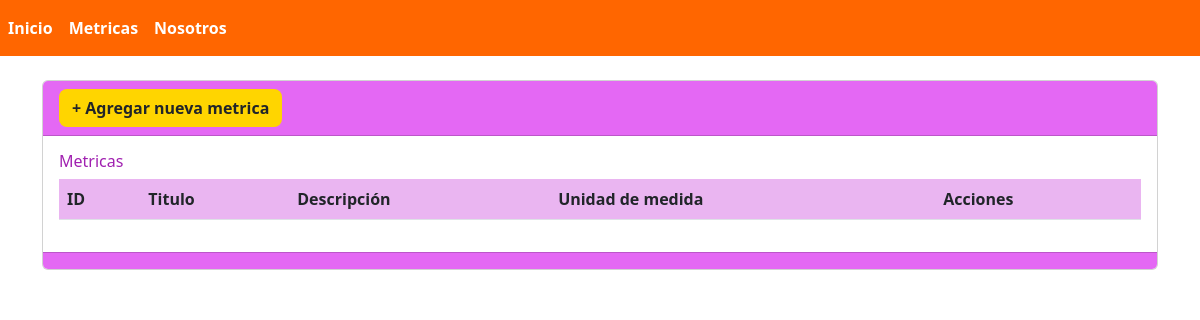
/metricas, run on an earlier commit of the app's database.
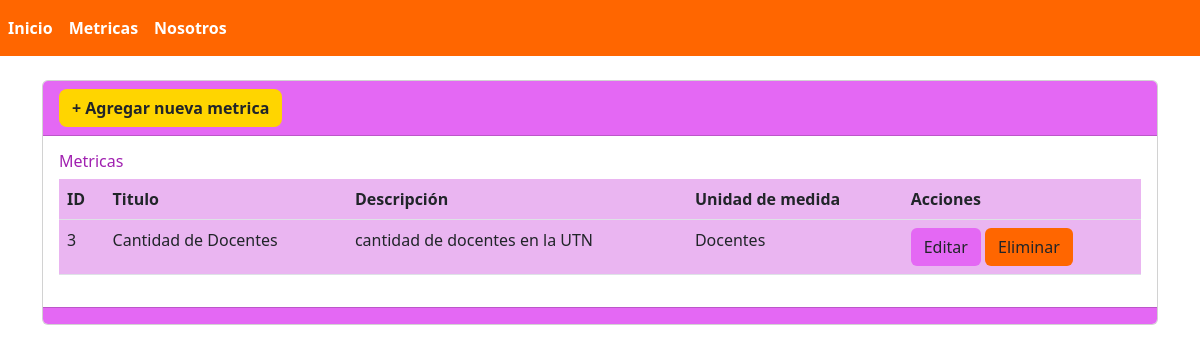
And on a later commit of the database.
### MIReApp/models.py (models this page shows, shortened)
class Metrica(models.Model):
    id = models.AutoField(primary_key=True)
    titulo = models.CharField(max_length=100, verbose_name='Titulo')
    descripcion = models.TextField(verbose_name='Descripcion', null=True)
    unidad_medida = models.CharField(max_length=100, verbose_name='Unidad de medida')

### MIReApp/views.py (the view)
# urls.py: path('metricas', views.metricas, name='metricas'),
def metricas(request):#el renderizado se hace acá, por eso tenemos el libro incrustado en el index, eso se soluciona acá
    metricas = Metrica.objects.all()
    return render(request, 'metricas/index.html', {'metrica': metricas})

### MIReApp/templates/metricas/index.html (shortened to what this page needs)
{% extends "base.html" %}
{% block contenido %}
    <div class="card">
        <div class="card-header" style="background-color: #e468f4;">
            <a name="" id="" class="btn fw-bold rounded-3" style="background-color: #ffd500;" href="{% url 'crear' %}">+ Agregar nueva metrica</a>
        </div>
        <div class="card-body">
            <h6 class="card-title">Metricas</h6>
            <div class="table-responsive">
                <table class="table" style="background-color: #eab5f1;">
                    <thead>
                        <tr>
                            <th scope="col">ID</th>
                            <th scope="col">Titulo</th>
                            <th scope="col">Descripción</th>
                            <th scope="col">Unidad de medida</th>
                            <th scope="col">Acciones</th>
                        </tr>
                    </thead>
                    <tbody>
                        {% for metri in metrica %}
                        <tr class="">
                            <td scope="row">{{ metri.id }}</td>
                            <td>{{ metri.titulo }}</td>
                            <td>{{ metri.descripcion }}</td>
                            <td>{{ metri.unidad_medida }}</td>
                            <td>
                                <a name="" id="" class="btn" style="background-color: #e468f4;" href="{% url 'editar' metri.id %}">Editar</a>
                                <a name="" id="" class="btn" style="background-color: #f60;" href="{% url 'eliminar' metri.id %}" role="button">Eliminar</a>
                            </td>
                        </tr>
                        {% endfor %}
                    </tbody>
                </table>
            </div>
        </div>
        <div class="card-footer text-muted" style="background-color: #e468f4;">
        </div>
    </div>
{% endblock %}

### MIReApp/templates/base.html (shortened to what this page needs)
{% load static %}
<!doctype html>
<html lang="en">
<head>
  <link type="text/css" href='{% static "css/base.css" %}' rel="stylesheet"/>
  <link href="https://cdn.jsdelivr.net/npm/bootstrap@5.2.1/dist/css/bootstrap.min.css" rel="stylesheet"
>
</head>
<body class="fondo">
    <nav class="navbar navbar-expand navbar-light " style="background-color: #f60;;">
        <div class="nav navbar-nav">
            <a class="nav-item nav-link fw-bold " style="color: #fff;" href="{% url 'inicio' %}" aria-current="page">Inicio<span class="visually-hidden">(current)</span></a>
            <a class="nav-item nav-link fw-bold" style="color: #fff;" href="{% url 'metricas' %}">Metricas</a>
            <a class="nav-item nav-link fw-bold" style="color: #fff;" href="{% url 'nosotros' %}">Nosotros</a>
        </div>
    </nav>
    <div class="container">
        <div class="row">
            <div class="col-12">
              <br>
              {% block contenido %} {% endblock %}
            </div>
        </div>
    </div>
</body>
</html>

### MIReApp/static/css/base.css (style rules this page uses)
h6 { color: #A020B0; font-size: 10px; text-align: justify; }
.fondo { height: auto; background-image: url(../../static/images/backgro.png); background-position: center; background-size: cover; }

What changed in the data, as far as the page shows it:
added Metrica: id "3", titulo "Cantidad de Docentes", descripcion "cantidad de docentes en la UTN", unidad_medida "Docentes"
